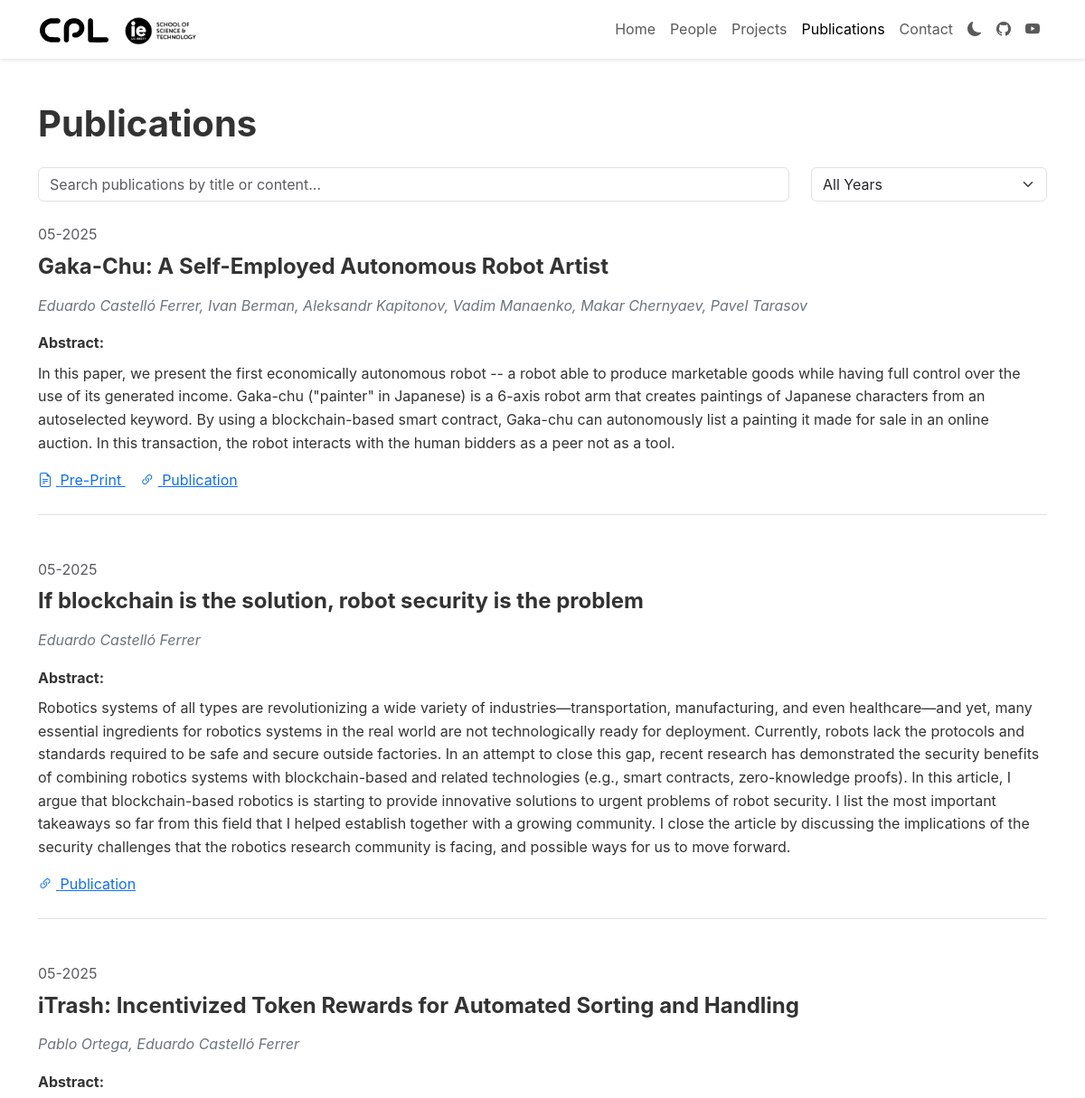
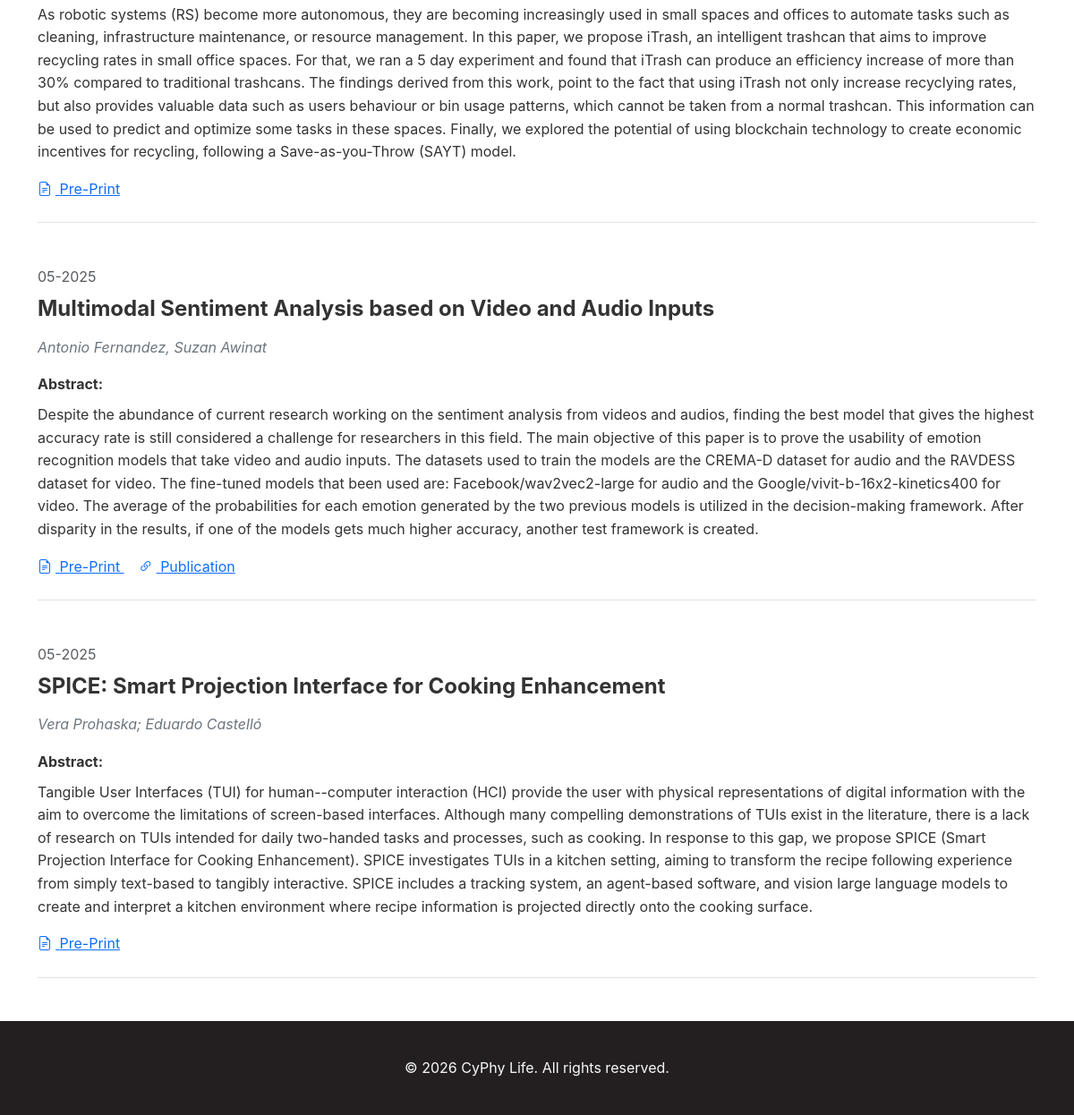
Before: /publications/ with the older database file (2 pictures, top to bottom).
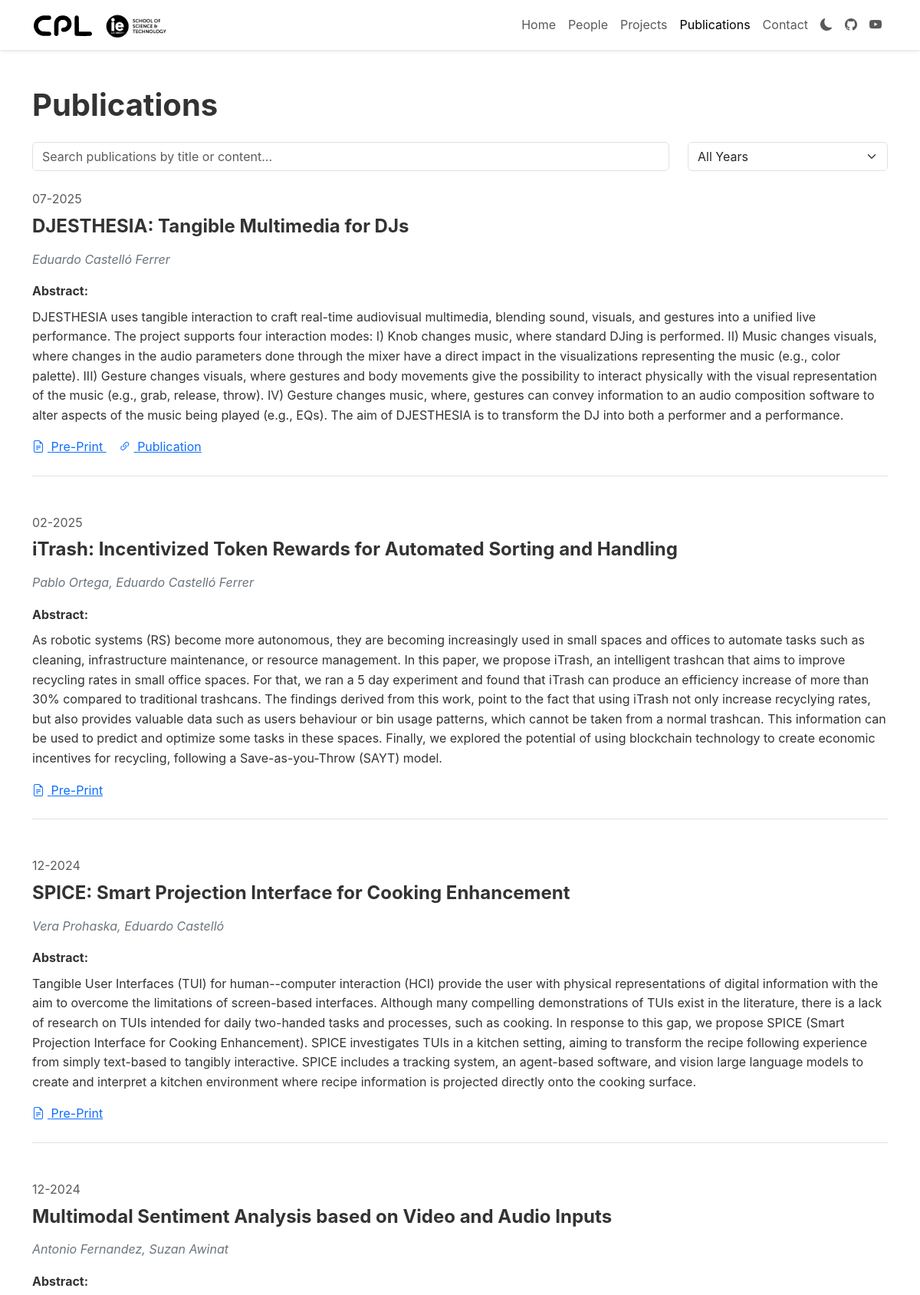
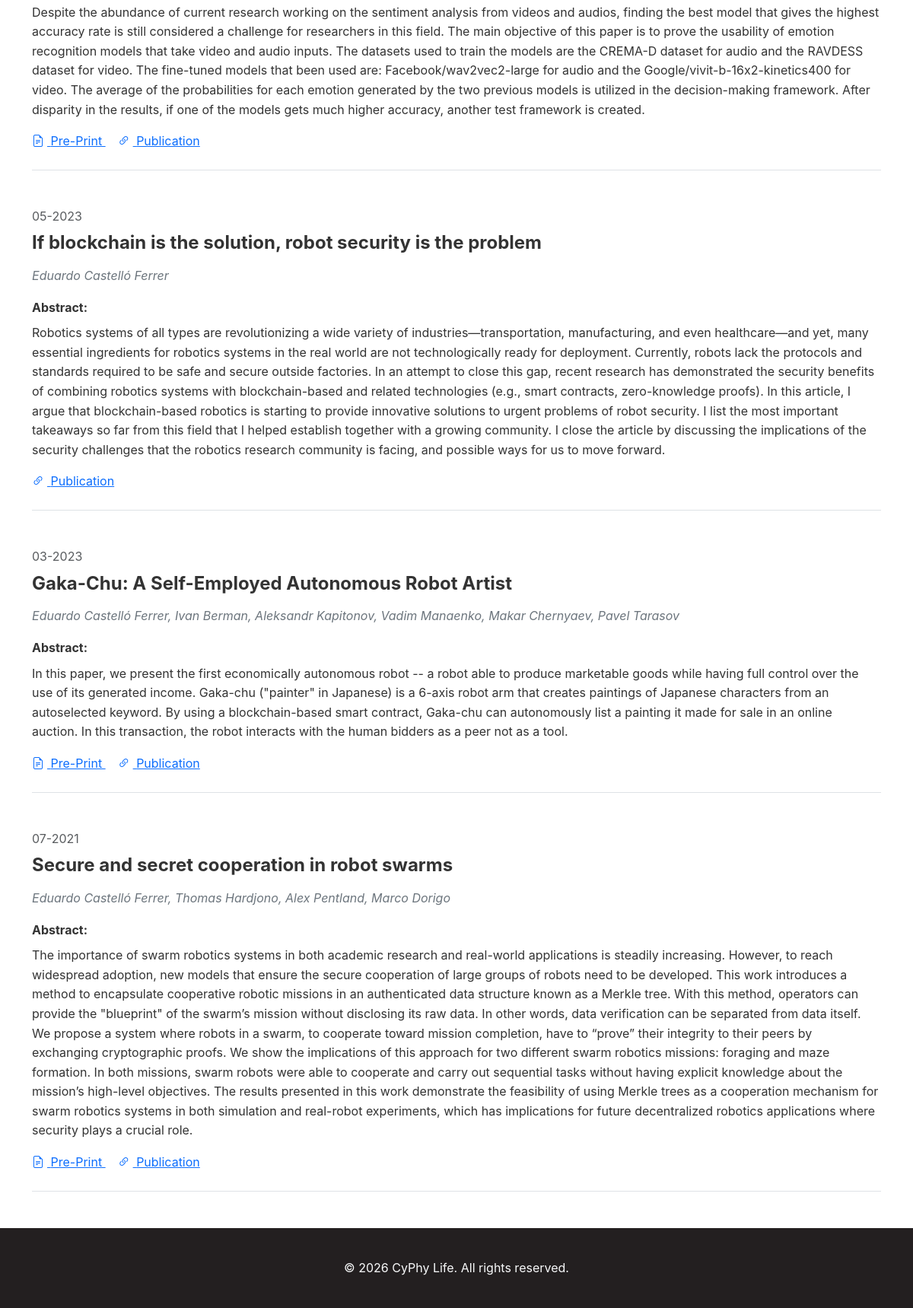
After: the same page with the newer database file (2 pictures, top to bottom).
### core/models.py (models this page shows, shortened)
class Publication(models.Model):
    title = models.CharField(max_length=300)
    authors = models.CharField(max_length=500)
    paperlink = models.URLField(blank=True)
    pdflink = models.URLField(blank=True)
    codelink = models.URLField(blank=True)
    websitelink = models.URLField(blank=True)
    abstract = models.TextField(blank=True)
    date = models.DateField(blank=True, null=True)
    image = FilerImageField(
        null=True,
        blank=True,
        related_name="publication_images",
        on_delete=models.SET_NULL,
    )
    class Meta:
        ordering = ["-date", "title"]
        verbose_name = "Publication"
        verbose_name_plural = "Publications"

### core/views.py (the view)
# urls.py: path('publications/', views.publications, name='publications'),
def publications(request):
    all_publications = Publication.objects.all().order_by('-date')
    publication_years = Publication.objects.dates('date', 'year', order='DESC')
    context = {
        'publications': all_publications,
        'publication_years': publication_years,
    }
    return render(request, 'core/publications.html', context)

### core/context_processors.py (called while the page is built)
def social_media_links(request):
    try:
        social_media = SocialMedia.objects.first()
    except SocialMedia.DoesNotExist:
        social_media = None
    return {'social_media': social_media}

### core/models.py (called while the page is built)
    def has_any_links(self):
        return bool(self.github or self.youtube)

### templates/core/publications.html (shortened to what this page needs)
{% extends 'base.html' %}
{% load static %}
{% block content %}
<div class="container mt-5">
<h1 class="mb-4">Publications</h1>
<div class="row mb-4">
    <div class="col-md-9">
        <div class="position-relative">
            <input type="text" id="publication-search" class="form-control" placeholder="Search publications by title or content...">
        </div>
    </div>
    <div class="col-md-3">
        <select id="publication-year-filter" class="form-select">
            <option value="all" selected>All Years</option>
        </select>
    </div>
</div>
<div class="publications-list">
    {% for pub in publications %}
    <div class="publication mb-5 pb-4 border-bottom" data-year="{{ pub.date|date:'Y' }}">
        <div class="row">
            <div class="{% if pub.image %}col-md-9{% else %}col-md-12{% endif %}">
                <div class="mb-2 text-muted">{{ pub.date|date:"m-Y" }}</div>
                <h4 class="fw-bold">{{ pub.title }}</h4>
                <p class="authors mb-3">{{ pub.authors }}</p>
                {% if pub.abstract %}
                <div class="mb-3">
                    <div>
                        <strong>Abstract:</strong>
                    </div>
                    <div id="abstract-{{ forloop.counter }}" class="mt-2">
                        {{ pub.abstract }}
                    </div>
                </div>
                {% endif %}
                <div class="publication-links">
                    {% if pub.pdflink %}
                    <a href="{{ pub.pdflink }}" class="me-3" target="_blank">
                        <i class="bi bi-file-earmark-text me-1"></i> Pre-Print
                    </a>
                    {% endif %}
                    {% if pub.paperlink %}
                    <a href="{{ pub.paperlink }}" class="me-3" target="_blank">
                        <i class="bi bi-link-45deg me-1"></i> Publication
                    </a>
                    {% endif %}
                </div>
            </div>
        </div>
    </div>
    {% empty %}
    <p>No publications available at the moment.</p>
    {% endfor %}
</div>
</div>
{% endblock %}

### templates/base.html (shortened to what this page needs)
<!DOCTYPE html>
{% load static %}
<html lang="en" data-bs-theme="light">
<head>
    <link href="https://cdn.jsdelivr.net/npm/bootstrap@5.3.0/dist/css/bootstrap.min.css" rel="stylesheet">
    <link href="https://cdn.jsdelivr.net/npm/bootstrap-icons@1.11.0/font/bootstrap-icons.css" rel="stylesheet">
    <link href="{% static 'css/style.css' %}" rel="stylesheet">
</head>
<body>
    <nav class="navbar navbar-expand-lg navbar-light">
        <div class="container">
            <a class="navbar-brand" href="{% url 'home' %}"><img src="{% static 'images/cpl.svg' %}" alt="CyPhy Life" style="width: 80px;"></a>
            <a class="navbar-brand" href="https://www.ie.edu/school-science-technology/"><img src="{% static 'images/iescitechlogo.svg' %}" alt="CyPhy Life" style="width: 80px;"></a>
            <div class="collapse navbar-collapse" id="navbarNav">
                <ul class="navbar-nav ms-auto">
                    <li class="nav-item">
                        <a class="nav-link" href="{% url 'home' %}">Home</a>
                    </li>
                    <li class="nav-item">
                        <a class="nav-link" href="{% url 'people' %}">People</a>
                    </li>
                    <li class="nav-item">
                        <a class="nav-link" href="{% url 'projects' %}">Projects</a>
                    </li>
                    <li class="nav-item">
                        <a class="nav-link" href="{% url 'publications' %}">Publications</a>
                    </li>
                    <li class="nav-item">
                        <a class="nav-link" href="{% url 'contact' %}">Contact</a>
                    </li>
                    <li class="nav-item">
                        <button class="btn btn-link nav-link" id="darkModeToggle">
                            <i class="bi bi-moon-fill"></i>
                        </button>
                    </li>
                    {% with social_media=social_media|default:None %}
                    {% if social_media and social_media.has_any_links %}
                        {% if social_media.github %}
                        <li class="nav-item">
                            <a class="nav-link" href="{{ social_media.github }}" target="_blank" rel="noopener noreferrer">
                                <i class="bi bi-github"></i>
                            </a>
                        </li>
                        {% endif %}
                        {% if social_media.youtube %}
                        <li class="nav-item">
                            <a class="nav-link" href="{{ social_media.youtube }}" target="_blank" rel="noopener noreferrer">
                                <i class="bi bi-youtube"></i>
                            </a>
                        </li>
                        {% endif %}
                    {% endif %}
                    {% endwith %}
                </ul>
            </div>
        </div>
    </nav>
    <main>
        {% block content %}{% endblock %}
    </main>
    <footer class="text-light py-4">
            <div class="text-center mt-3">
                <p>&copy; {% now "Y" %} CyPhy Life. All rights reserved.</p>
            </div>
    </footer>
</body>
</html>

### static/css/style.css (style rules this page uses)
body { font-family: "Helvetica Light", Inter, Helvetica, sans-serif; color: #333; line-height: 1.6; min-height: 100vh; }
h1, h2, h3, h4, h5, h6 { font-weight: 700; margin-bottom: 1rem; }
.navbar { box-shadow: 0 2px 4px rgba(0, 0, 0, 0.1); }
.navbar-brand { font-weight: 700; font-size: 1.5rem; }
main { min-height: 70vh; }
.publication .authors { font-style: italic; color: #6c757d; }
footer { background-color: #231F20; }

Changed rows visible on the page:
added Publication: date "07-2025", title "DJESTHESIA: Tangible Multimedia for DJs", authors "Eduardo Castelló Ferrer", abstract "DJESTHESIA uses tangible interaction to craft real-time audiovisual multimedia, blending sound, visuals, and gestures into a unified live performance. The project supports four interaction modes: I) Knob changes music, where standard DJing is performed. II) Music changes visuals, where changes in the audio parameters done through the mixer have a direct impact in the visualizations representing the music (e.g., color palette). III) Gesture changes visuals, where gestures and body movements give the possibility to interact physically with the visual representation of the music (e.g., grab, release, throw). IV) Gesture changes music, where, gestures can convey information to an audio…"
changed Publication "iTrash: Incentivized Token Rewards for Automated Sorting and Handling": date "05-2025" → "02-2025"; moves up the list
changed Publication "SPICE: Smart Projection Interface for Cooking Enhancement": date "05-2025" → "12-2024"; authors "Vera Prohaska; Eduardo Castelló" → "Vera Prohaska, Eduardo Castelló"; moves up the list
changed Publication "Multimodal Sentiment Analysis based on Video and Audio Inputs": date "05-2025" → "12-2024"; moves up the list
changed Publication "If blockchain is the solution, robot security is the problem": date "05-2025" → "05-2023"; moves down the list
changed Publication "Gaka-Chu: A Self-Employed Autonomous Robot Artist": date "05-2025" → "03-2023"
added Publication: date "07-2021", title "Secure and secret cooperation in robot swarms", authors "Eduardo Castelló Ferrer, Thomas Hardjono, Alex Pentland, Marco Dorigo", abstract "The importance of swarm robotics systems in both academic research and real-world applications is steadily increasing. However, to reach widespread adoption, new models that ensure the secure cooperation of large groups of robots need to be developed. This work introduces a method to encapsulate cooperative robotic missions in an authenticated data structure known as a Merkle tree. With this method, operators can provide the \"blueprint\" of the swarm’s mission without disclosing its raw data. In other words, data verification can be separated from data itself. We propose a system where robots in a swarm, to cooperate toward mission completion, have to “prove” their integrity to their peers…"
